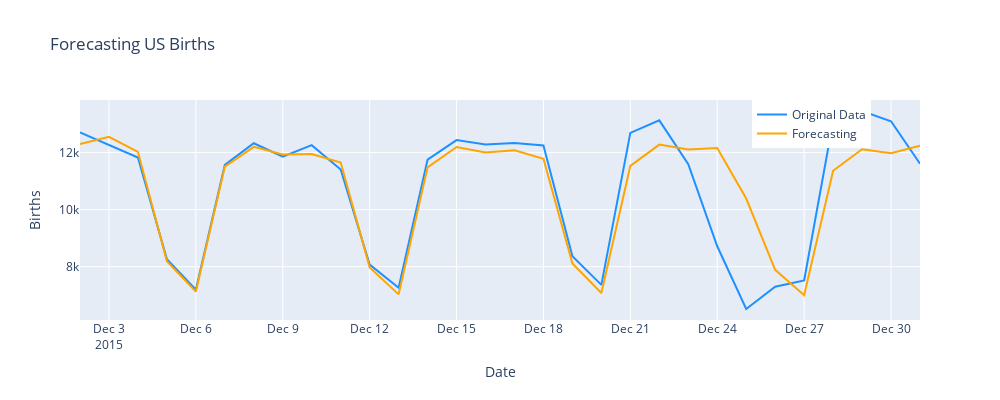

The notebook cell saved with this chart:
### Markdown cell above
FORECASTING

### Code cell
fig = go.Figure()

# Plot the original data
fig.add_trace(go.Scatter(x=pd.DataFrame(endog_test).index, y=pd.DataFrame(endog_test)["births"], mode='lines', name='Original Data', line=dict(color='dodgerblue')))

# Plot the predicted data
fig.add_trace(go.Scatter(x=test_preds.index, y=test_preds, mode='lines', name='Forecasting', line=dict(color='orange')))

# Add layout information
fig.update_layout(title='Forecasting US Births',
                  xaxis_title='Date',
                  yaxis_title='Births',
                  showlegend=True,
                  legend=dict(x=0.8, y=1),
                  height=400,
                  width=1000,
              #  xaxis=dict(range=['2015-01-01', '2015-12-31'])
                )  # Limit x-axis to the year 2015


# Show the plot
fig.show()

### Figure 1 — Plotly figure (JSON) as saved in the notebook; plotly's stock layout.template omitted (floating-point values rounded to 4 significant figures)
{"data": [{"line": {"color": "dodgerblue"}, "mode": "lines", "name": "Original Data", "type": "scatter", "x": ["2015-12-02T00:00:00", "2015-12-03T00:00:00", "2015-12-04T00:00:00", "2015-12-05T00:00:00", "2015-12-06T00:00:00", "2015-12-07T00:00:00", "2015-12-08T00:00:00", "2015-12-09T00:00:00", "2015-12-10T00:00:00", "2015-12-11T00:00:00", "2015-12-12T00:00:00", "2015-12-13T00:00:00", "2015-12-14T00:00:00", "2015-12-15T00:00:00", "2015-12-16T00:00:00", "2015-12-17T00:00:00", "2015-12-18T00:00:00", "2015-12-19T00:00:00", "2015-12-20T00:00:00", "2015-12-21T00:00:00", "2015-12-22T00:00:00", "2015-12-23T00:00:00", "2015-12-24T00:00:00", "2015-12-25T00:00:00", "2015-12-26T00:00:00", "2015-12-27T00:00:00", "2015-12-28T00:00:00", "2015-12-29T00:00:00", "2015-12-30T00:00:00", "2015-12-31T00:00:00"], "y": [12708, 12281, 11828, 8262, 7194, 11567, 12328, 11857, 12259, 11406, 8073, 7262, 11753, 12437, 12282, 12339, 12247, 8368, 7361, 12692, 13131, 11595, 8714, 6515, 7294, 7518, 13100, 13458, 13100, 11608]}, {"line": {"color": "orange"}, "mode": "lines", "name": "Forecasting", "type": "scatter", "x": ["2015-12-02T00:00:00", "2015-12-03T00:00:00", "2015-12-04T00:00:00", "2015-12-05T00:00:00", "2015-12-06T00:00:00", "2015-12-07T00:00:00", "2015-12-08T00:00:00", "2015-12-09T00:00:00", "2015-12-10T00:00:00", "2015-12-11T00:00:00", "2015-12-12T00:00:00", "2015-12-13T00:00:00", "2015-12-14T00:00:00", "2015-12-15T00:00:00", "2015-12-16T00:00:00", "2015-12-17T00:00:00", "2015-12-18T00:00:00", "2015-12-19T00:00:00", "2015-12-20T00:00:00", "2015-12-21T00:00:00", "2015-12-22T00:00:00", "2015-12-23T00:00:00", "2015-12-24T00:00:00", "2015-12-25T00:00:00", "2015-12-26T00:00:00", "2015-12-27T00:00:00", "2015-12-28T00:00:00", "2015-12-29T00:00:00", "2015-12-30T00:00:00", "2015-12-31T00:00:00"], "y": [12300.0, 12550.0, 12030.0, 8191.0, 7125.0, 11510.0, 12200.0, 11940.0, 11950.0, 11650.0, 7975.0, 7028.0, 11480.0, 12200.0, 12010.0, 12080.0, 11780.0, 8113.0, 7078.0, 11540.0, 12280.0, 12110.0, 12160.0, 10390.0, 7890.0, 6997.0, 11360.0, 12110.0, 11980.0, 12240.0]}], "layout": {"height": 400, "legend": {"x": 0.8, "y": 1}, "showlegend": true, "title": {"text": "Forecasting US Births"}, "width": 1000, "xaxis": {"title": {"text": "Date"}}, "yaxis": {"title": {"text": "Births"}}}}
